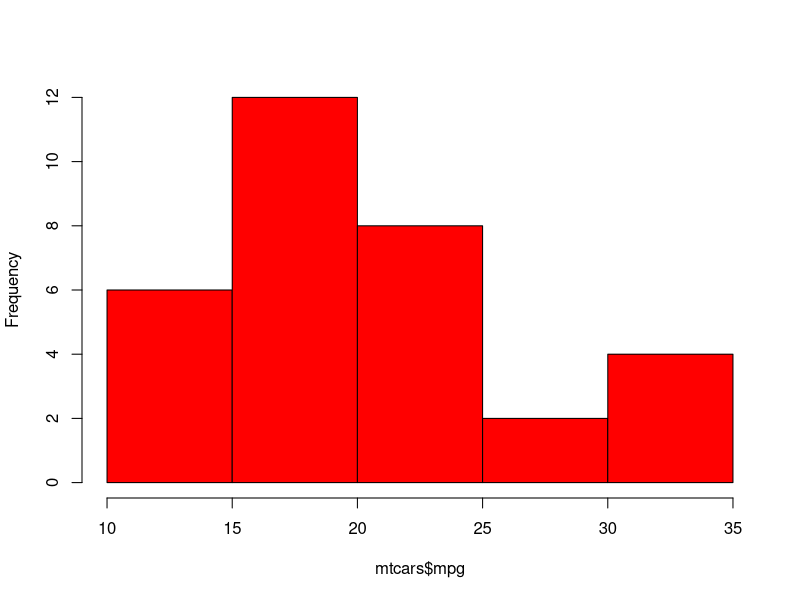
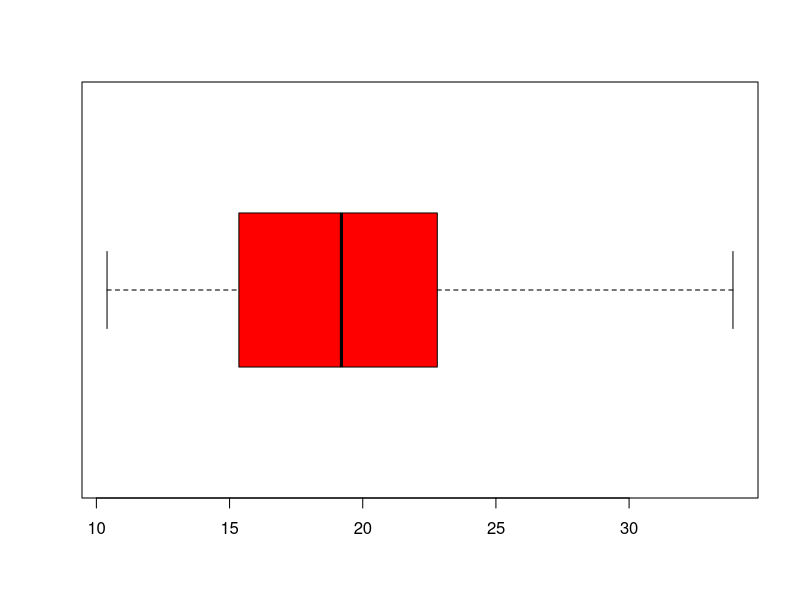
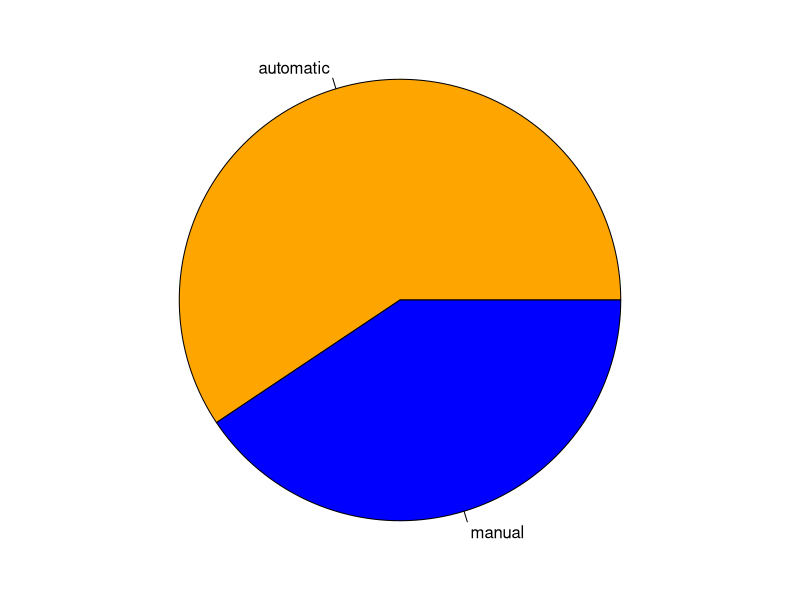
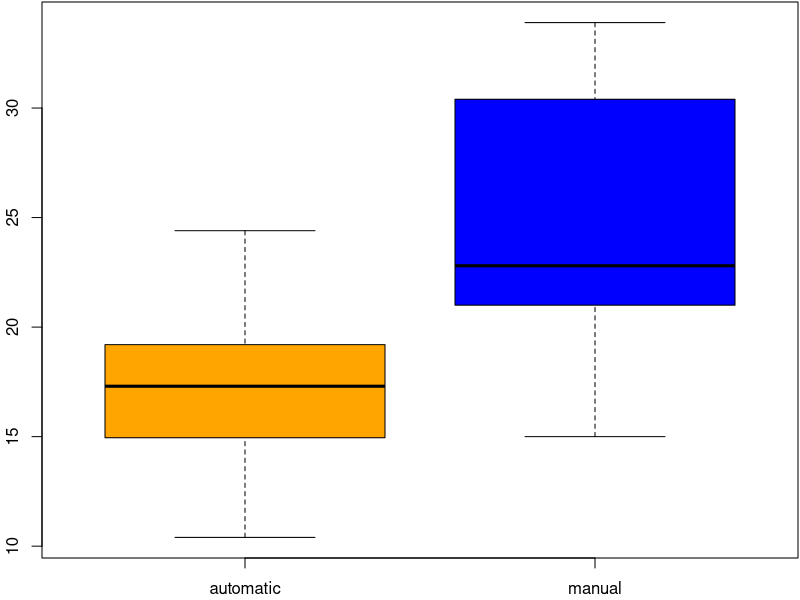

These charts were generated, in order, by the following R code:
## ---- chunk 1
knitr::opts_chunk$set(echo = FALSE)
## ---- chunk 2
knitr::kable(mtcars)
## ---- chunk 3
hist(mtcars$mpg, col = "red", main = "")
## ---- chunk 4
boxplot(mtcars$mpg, col = "red", main = "", horizontal = TRUE)
## ---- chunk 5
mtcars$trans = factor(mtcars$am, labels = c("automatic", "manual"))
## ---- chunk 6
knitr::kable(setNames(data.frame(table(mtcars$trans)), c("Transmission", "Effectif")))
## ---- chunk 7
par(mar = rep(.1, 4)) # permet de réduire les marges de la figure
pie(table(mtcars$trans), col = c("orange", "blue"))
## ---- chunk 8
par(mar = c(2, 2, 0, 0) + .1)
boxplot(mpg ~ trans, mtcars, col = c("orange", "blue"))
